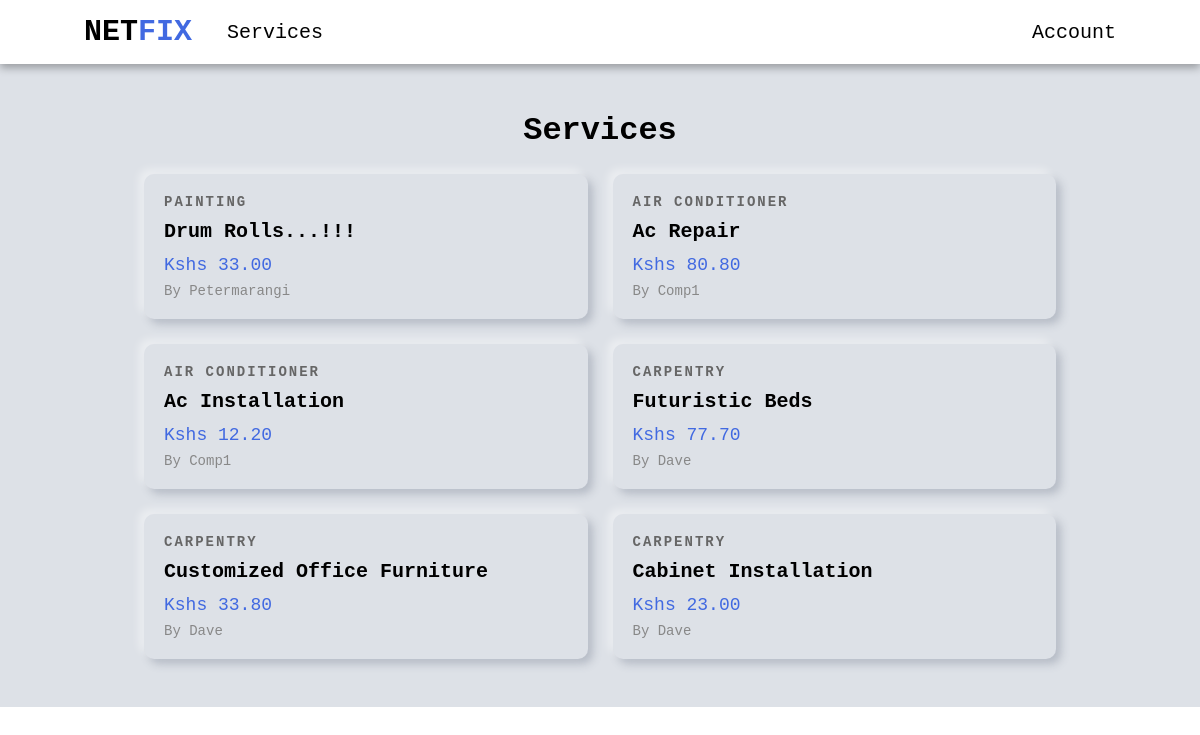
/services/, run on an earlier commit of the app's database.
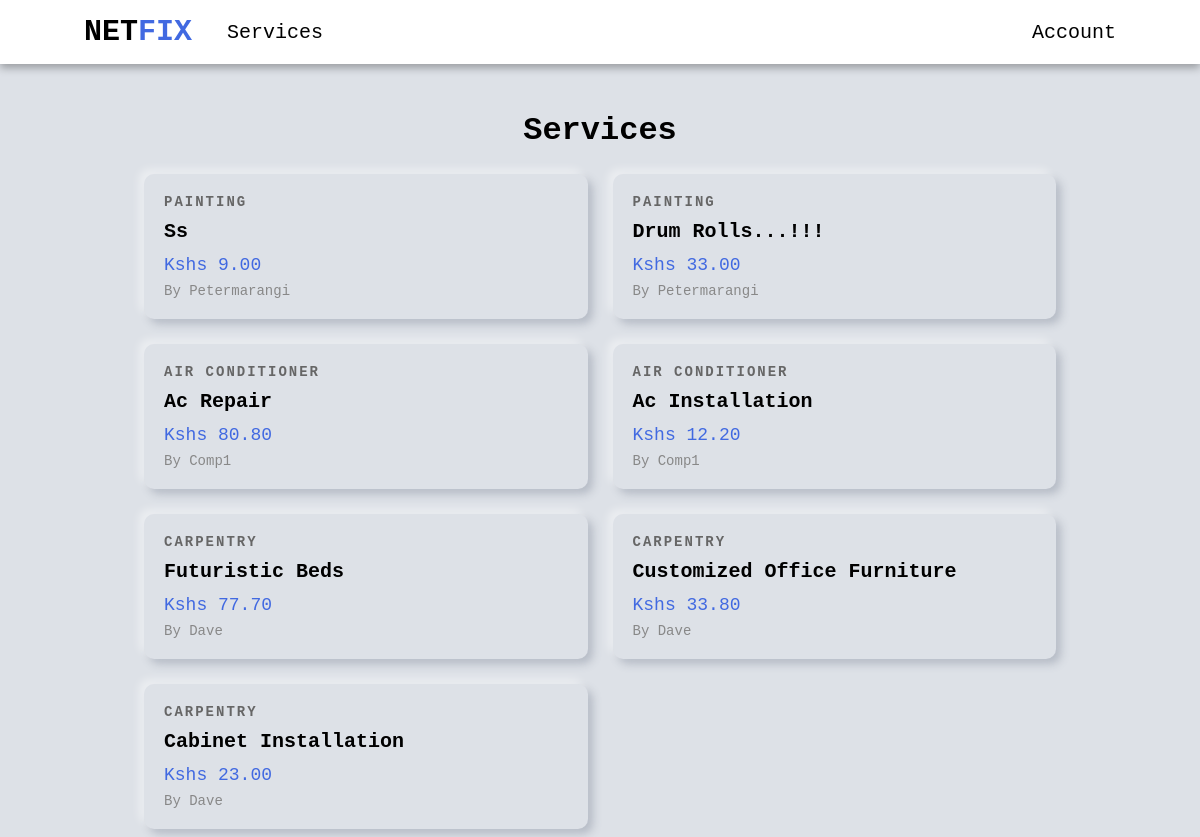
And on a later commit of the database.
### services/models.py (models this page shows, shortened)
class Service(models.Model):
    company = models.ForeignKey(Company, default="", on_delete=models.CASCADE)
    name = models.CharField(max_length=40)
    description = models.TextField()
    price_hr = models.DecimalField(decimal_places=2, max_digits=5)
    choices = (
        ('Air Conditioner', 'Air Conditioner'),
        ('Carpentry', 'Carpentry'),
        ('Electricity', 'Electricity'),
        ('Gardening', 'Gardening'),
        ('Home Machines', 'Home Machines'),
        ('House Keeping', 'House Keeping'),
        ('Interior Design', 'Interior Design'),
        ('Locks', 'Locks'),
        ('Painting', 'Painting'),
        ('Plumbing', 'Plumbing'),
        ('Water Heaters', 'Water Heaters'),
    )
    field = models.CharField(max_length=30, blank=False, null=False, default="", choices=choices)
    date = models.DateTimeField(auto_now=True, null=False)
    id = models.UUIDField(default=uuid.uuid4, unique=True, primary_key=True, editable=False)

### users/models.py (models this page shows, shortened)
class Company(models.Model):
    user = models.OneToOneField(User, on_delete=models.CASCADE, primary_key=True)
    choices = (
        ('Air Conditioner', 'Air Conditioner'),
        ('All in One', 'All in One'),
        ('Carpentry', 'Carpentry'),
        ('Electricity', 'Electricity'),
        ('Gardening', 'Gardening'),
        ('Home Machines', 'Home Machines'),
        ('House Keeping', 'House Keeping'),
        ('Interior Design', 'Interior Design'),
        ('Locks', 'Locks'),
        ('Painting', 'Painting'),
        ('Plumbing', 'Plumbing'),
        ('Water Heaters', 'Water Heaters'),
    )
    field = models.CharField(max_length=30, blank=False, null=False, default="", choices=choices)
    def __str__(self):
        return self.user.username

class User(AbstractUser):
    is_company = models.BooleanField(default=False)
    is_customer = models.BooleanField(default=False)
    email = models.EmailField(max_length=100, unique=True)
    username = models.CharField(max_length=100, unique=True)
    id = models.UUIDField(default=uuid.uuid4, unique=True, primary_key=True, editable=False)
    USERNAME_FIELD = 'email'
    REQUIRED_FIELDS = ['username']

### services/views.py (the view)
# urls.py: path("", v.service_list, name="service_list"),
def service_list(request):
    services = Service.objects.all().order_by("-date")
    context = {
        "services" : services
    }
    return render(request, 'services/services.html', context)

### services/templates/services/services.html (shortened to what this page needs)
{% extends 'main/base.html' %}
{% block content %}
<div class="services-header">
    <h1>Services</h1>
</div>
<div class="services-grid">
    {% for service in services %}
    <a href="{% url 'index' service.id %}" class="service-card">
        <div class="card-content">
            <div class="service-category">{{ service.field }}</div>
            <h2 class="service-name">{{ service.name }}</h2>
            <div class="service-price">Kshs {{ service.price_hr }}</div>
            <div class="service-company">by {{service.company}}</div>
        </div>
    </a>
    {% endfor %}
</div>
{% endblock content %}

What changed in the data, as far as the page shows it:
added Service: field "PAINTING", name "Ss", price_hr "9.00", company "Petermarangi"
